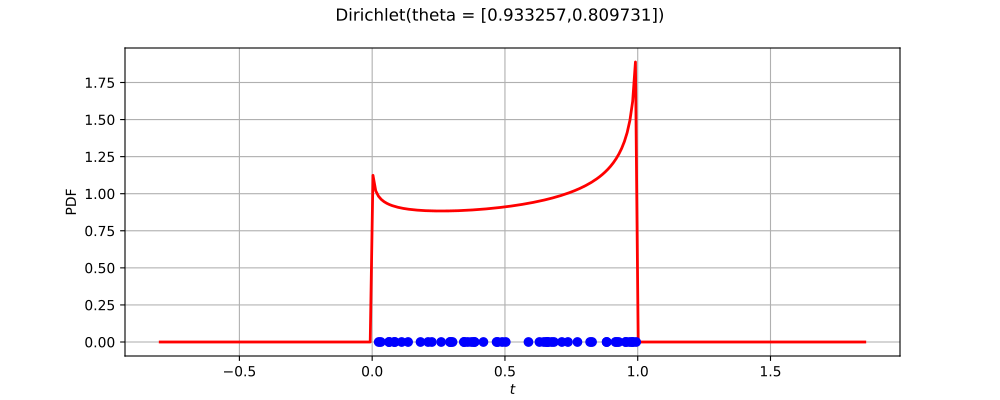

This figure's Python source:
import openturns as ot
from matplotlib import pyplot as plt
from openturns.viewer import View
ot.RandomGenerator.SetSeed(0)
factory = ot.DirichletFactory()
ref = factory.build()
dimension = ref.getDimension()
if dimension <= 2:
    if dimension == 1:
        sample = ref.getSample(50)
        distribution = factory.build(sample)
        distribution.setDescription(['$t$'])
        pdf_graph = distribution.drawPDF(256)
        cloud = ot.Cloud(sample, ot.Sample(sample.getSize(), 1))
        cloud.setColor('blue')
        cloud.setPointStyle('fcircle')
        pdf_graph.add(cloud)
        pdf_graph.setTitle(str(distribution))
        fig = plt.figure(figsize=(10, 4))
        pdf_axis = fig.add_subplot(111)
        View(pdf_graph, figure=fig, axes=[pdf_axis], add_legend=False)
    else:
        sample = ref.getSample(500)
        distribution = factory.build(sample)
        distribution.setDescription(['$t_0$', '$t_1$'])
        pdf_graph = distribution.drawPDF([256]*2)
        cloud = ot.Cloud(sample)
        cloud.setColor('red')
        cloud.setPointStyle('fcircle')
        pdf_graph.add(cloud)
        pdf_graph.setTitle(str(distribution))
        fig = plt.figure(figsize=(10, 4))
        pdf_axis = fig.add_subplot(111)
        View(pdf_graph, figure=fig, axes=[pdf_axis], add_legend=False, square_axes=True)
